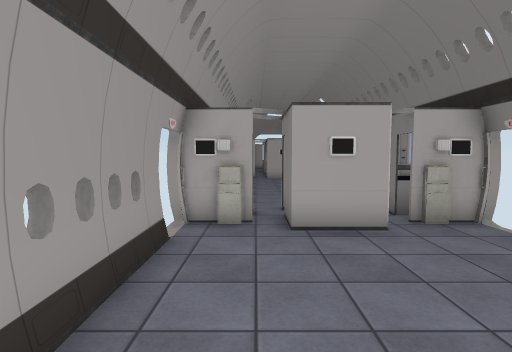
view 1 (above)

16 first-person views from a walk through a Unity game level. The camera is 1.5 m above the floor, tilts 4° down and sees 80° across. Doors are open. The floor is counted in squares, 1 m on a side. Each view is taken from the middle of a square. On the plan, view 1 faces up. The plan holds only what a view shows up to about 15 squares ahead; the rest is blank. The place goes on beyond the plan. Some surface patterns are stand-ins.

view 2
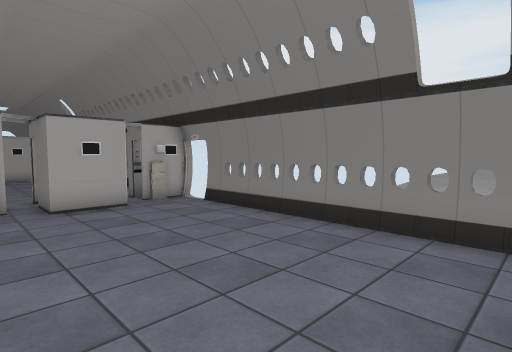

view 3
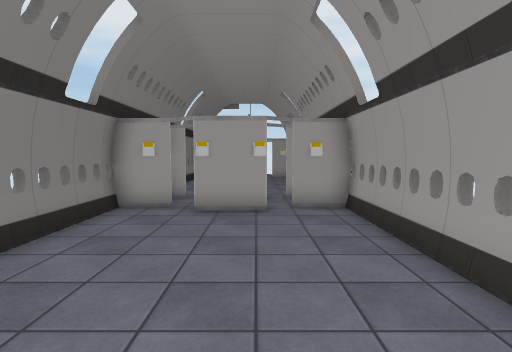

view 4
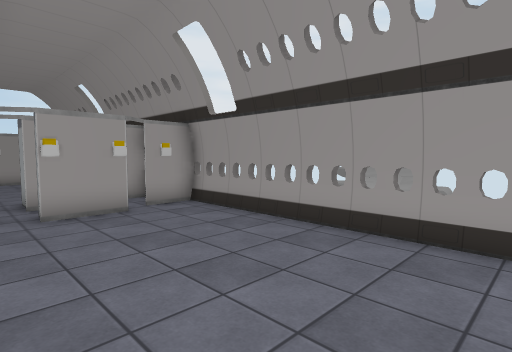

view 5
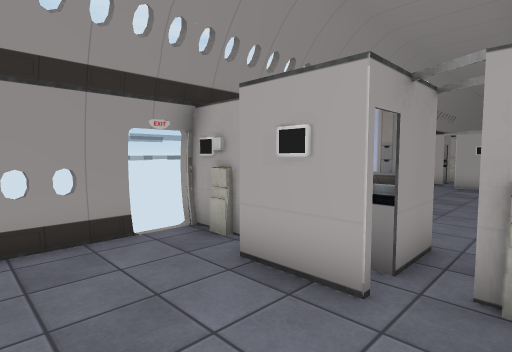

view 6
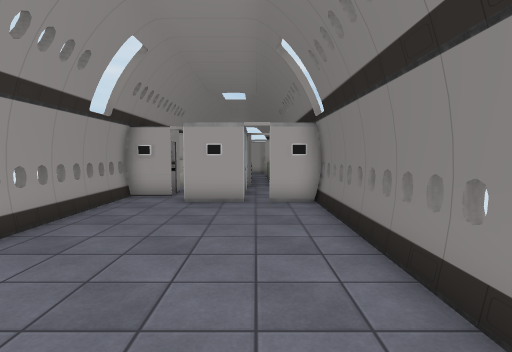

view 7
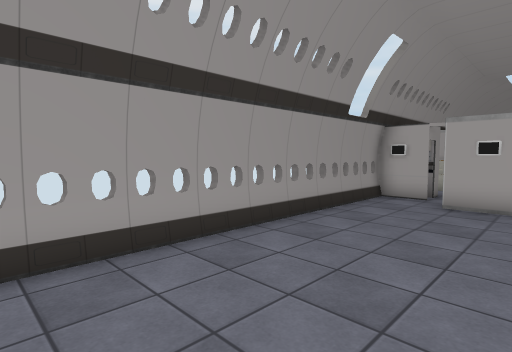

view 8
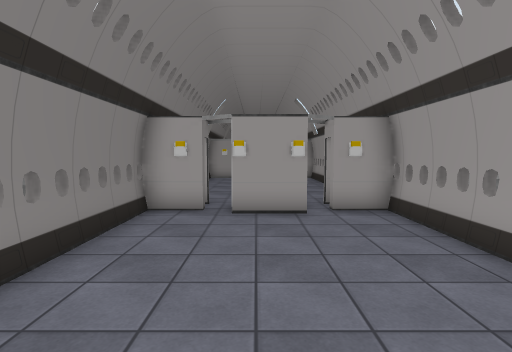

view 9
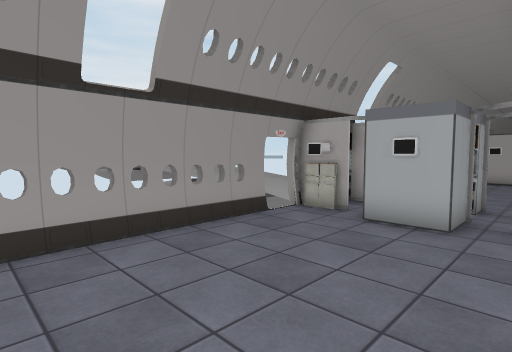

view 10
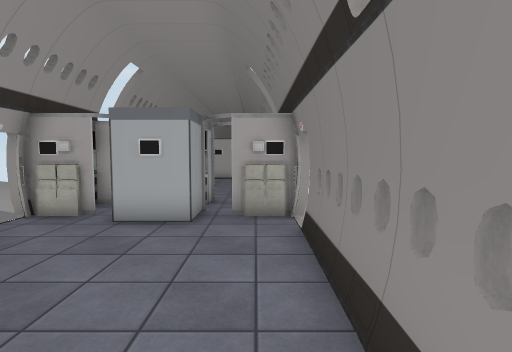

view 11
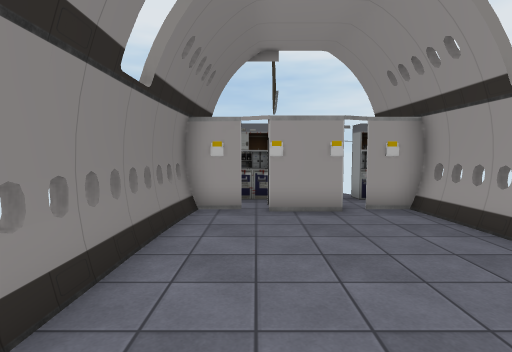

view 12
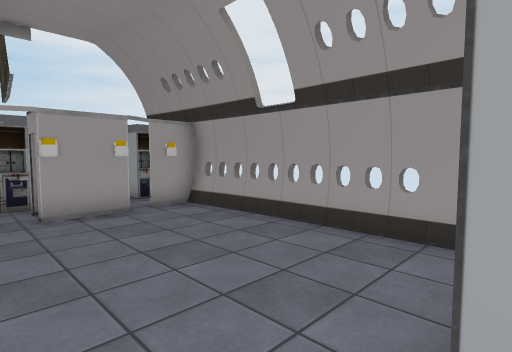

view 13
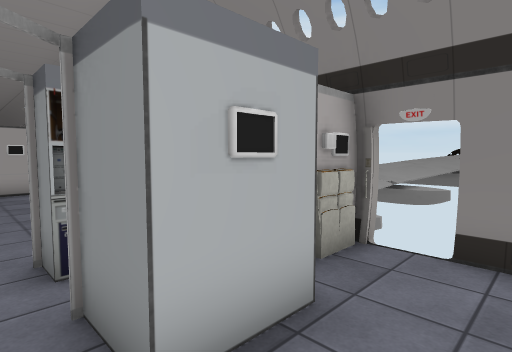

view 14
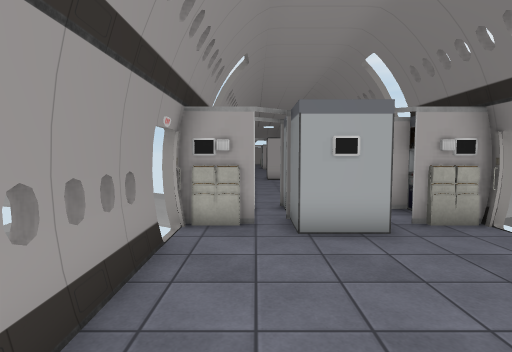

view 15
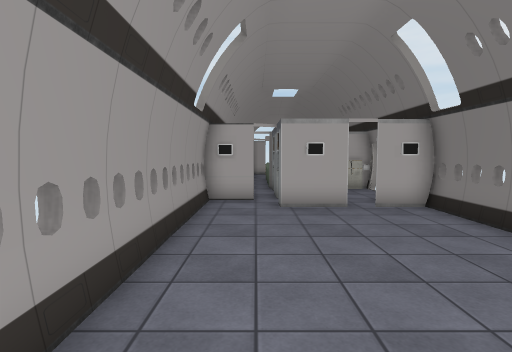

view 16
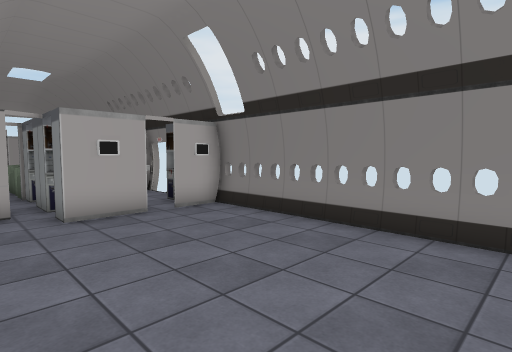

### Floor plan
Points are (right, up) in squares from view 1. A wall is a line through its corners. A room is listed if a view was taken in it or the views show most of it. See-through windows are left out.
Room 1 (views 1, 2, 3, 4, 5)
walls: (3.4, -3.6) (5, -3.6) (5, 5.4); (0.8, -3.9) (0.8, -3.1) (2.6, -3.1) (2.6, -3.9); (2.7, 6) (0.8, 6) (0.8, 7.5); (-1.7, 5.4) (-1.7, -3.6); (-0.2, 6.5) (-0.9, 6.5); (4.3, 6.5) (3.6, 6.5); (0, 6.7) (-2, 6.7); (-2, -3.6) (0, -3.6); (5.4, 6.7) (3.4, 6.7); (4.2, -5.4) (4.2, -3.7); (3.9, 7.5) (3.4, 7.5); (4, 7.8) (3.5, 7.8)
ways out: opening at (3, 7) to room 2; opening at (3, -5) to room 3; open door at (-2, 6); open door at (5, 6)
Room 2 (views 6, 7, 8, 15, 16)
walls: (0.6, 8.3) (2.6, 8.3) (2.6, 7); (2.7, 18.7) (0.8, 18.7) (0.8, 19.5); (3.4, 7.5) (3.4, 7.8) (5, 7.8) (5, 18.7) (3.4, 18.7); (0, 20) (-1.7, 20) (-1.7, 7.8) (-0.1, 7.8)
ways out: opening at (3, 7) to room 1; opening at (3, 19)
Room 3 (views 9, 10, 11, 12, 13, 14)
walls: (0.6, -14) (2.6, -14) (2.6, -14.4); (3.4, -14.3) (5, -14.3) (5, -6.9); (-1.7, -6.9) (-1.7, -14.3) (0, -14.3); (-0.4, -5.7) (-1.4, -5.7); (0, -5.5) (-1.7, -5.5) (-1.7, -5.7); (4.8, -5.7) (3.6, -5.7); (2.6, -4.9) (2.6, -6.3) (0.8, -6.3) (0.8, -4.9); (5, -5.7) (5, -5.5) (3.4, -5.5)
low walls: (-1.5, -12.8) (-1.3, -14.4); (4.7, -14.3) (4.8, -12.8)
ways out: opening at (3, -5) to room 1; open door at (-2, -6.5); open door at (5, -6.5)

Where each view was taken, in squares from view 1:
view 1: 0 up, 0 right, facing up
view 2: 3 down, 1 left, facing up-right
view 3: 5 up, 1 right, facing down
view 4: 5 up, 4 right, facing down-left
view 5: 3 up, 4 right, facing up-left
view 6: 9 up, 3 right, facing up
view 7: 9 up, 3 right, facing up-left
view 8: 16 up, 2 right, facing down
view 9: 13 down, 4 right, facing up-left
view 10: 13 down, 4 right, facing up
view 11: 6 down, 3 right, facing down
view 12: 6 down, 4 right, facing down-left
view 13: 8 down, 0 right, facing up-right
view 14: 12 down, 0 right, facing up
view 15: 10 up, 0 right, facing up
view 16: 11 up, 1 left, facing up-right
